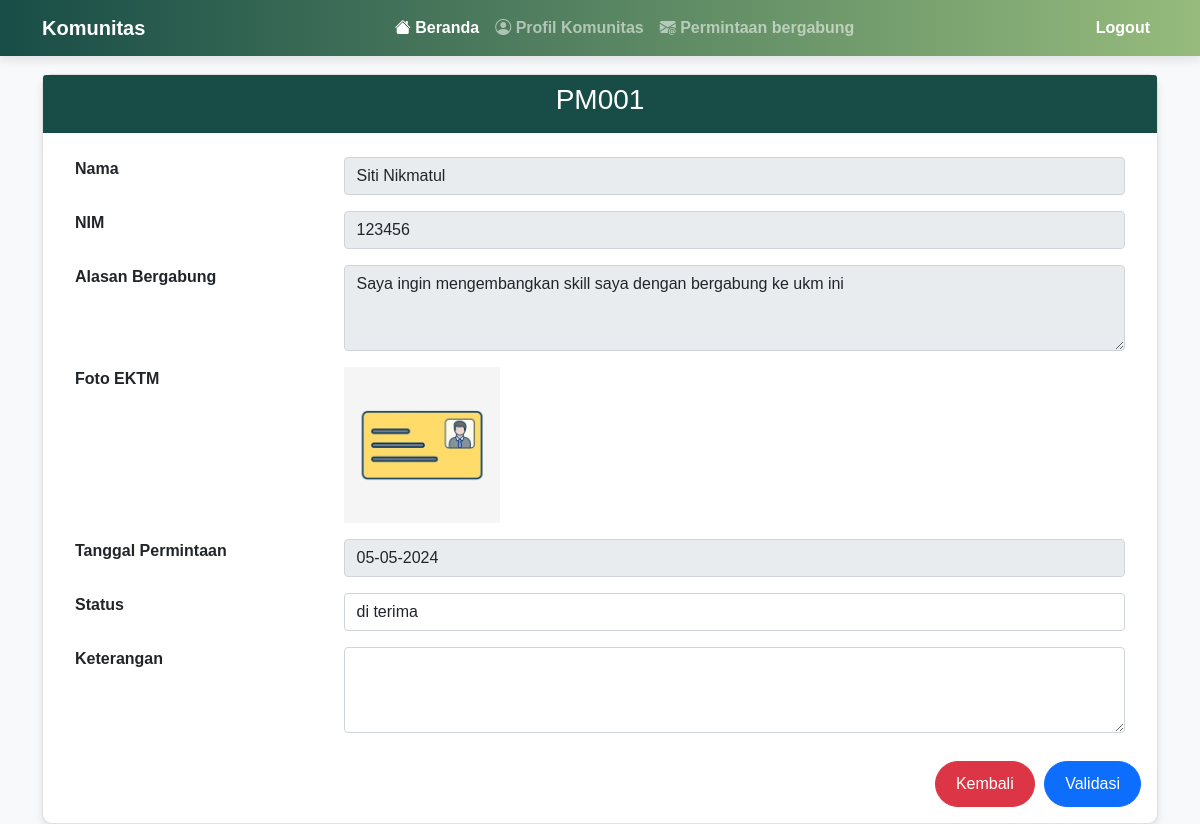
Page /validasi.php?id=PM001 (signed in) on the committed database.
### tables this page shows
CREATE TABLE `permintaan` (
  `id_permintaan` varchar(5) NOT NULL,
  `id_user` varchar(5) NOT NULL,
  `id_ukm` varchar(5) NOT NULL,
  `nama_user` varchar(50) NOT NULL,
  `nim` int(15) NOT NULL,
  `alasan_bergabung` text NOT NULL,
  `foto_ektm` text NOT NULL,
  `tgl_permintaan` date NOT NULL,
  `status` varchar(15) NOT NULL DEFAULT 'menunggu',
  `keterangan` text NOT NULL,
  `tgl_validasi` date NOT NULL
);

### validasi.php (the view, shortened to what this page needs)
<?php
include 'koneksi.php';
$id = isset($_GET['id']) ? mysqli_real_escape_string($koneksi, $_GET['id']) : '';
$sqlTampil = mysqli_query($koneksi, "SELECT * FROM permintaan WHERE id_permintaan= '$id'");
if(mysqli_num_rows($sqlTampil) > 0) {
    $dataTampil = mysqli_fetch_array($sqlTampil);
    $id_permintaan = $dataTampil['id_permintaan'];
    $nama_user = $dataTampil['nama_user'];
    $nim = $dataTampil['nim'];
    $alasan_bergabung = $dataTampil['alasan_bergabung'];
    $foto_ektm = $dataTampil['foto_ektm'];
    $tgl_permintaan = date('d-m-Y', strtotime($dataTampil['tgl_permintaan']));
}
?>
<!DOCTYPE html>
<html lang="en">
<head>
    <link rel="stylesheet" href="https://stackpath.bootstrapcdn.com/bootstrap/4.5.2/css/bootstrap.min.css">
    <?php include 'navbarukm.php' ?>
    <br>
</head>
<body>
    <div class="container">
        <div class="card">
            <div class="card-header">
                <h3 class="card-title"><?php echo $id_permintaan; ?></h3>
            </div>
            <div class="card-body">
                <form action="" method="post" id="formvalidasi">
                    <ul class="list-group list-group-flush">
                        <li class="list-group-item">
                            <div class="row">
                                <div class="col-md-3"><b>Nama</b></div>
                                <div class="col-md-9"><input type="text" class="form-control" readonly value="<?php echo $nama_user; ?>"></div>
                            </div>
                        </li>
                        <li class="list-group-item">
                            <div class="row">
                                <div class="col-md-3"><b>NIM</b></div>
                                <div class="col-md-9"><input type="text" class="form-control" readonly value="<?php echo $nim; ?>"></div>
                            </div>
                        </li>
                        <li class="list-group-item">
                            <div class="row">
                                <div class="col-md-3"><b>Alasan Bergabung</b></div>
                                <div class="col-md-9"><textarea class="form-control" rows="3" readonly><?php echo $alasan_bergabung; ?></textarea>
                            </div>
                        </li>
                        <li class="list-group-item">
                            <div class="row">
                                <div class="col-md-3"><b>Foto EKTM</b></div>
                                <div class="col-md-9"><img src="file/<?php echo $foto_ektm; ?>" style="max-width: 20%; height: auto;" alt="Foto EKTM"></div>
                            </div>
                        </li>
                        <li class="list-group-item">
                            <div class="row">
                                <div class="col-md-3"><b>Tanggal Permintaan</b></div>
                                <div class="col-md-9"><input type="text" class="form-control" readonly value="<?php echo $tgl_permintaan; ?>"></div>
                            </div>
                        </li>
                        <li class="list-group-item">
                            <div class="row">
                                <div class="col-md-3"><b>Status</b></div>
                                <div class="col-md-9">
                                    <select class="form-control" name="status">
                                        <option value="di terima" <?php if($dataTampil['status'] == 'di terima') echo 'selected'; ?>>di terima</option>
                                    </select>
                                </div>
                            </div>
                        </li>
                        <li class="list-group-item">
                            <div class="row">
                                <div class="col-md-3"><b>Keterangan</b></div>
                                <div class="col-md-9"><textarea class="form-control" name="keterangan" id="keterangan" rows="3"></textarea></div>
                            </div>
                        </li>
                    </ul>
                    <div id="pesan-sekarang" class="text-right">
                        <a href="permintaanmasuk.php" class="btn btn-danger">Kembali</a>
                        <button type="submit" class="btn btn-primary" name="ubah" onclick="return confirm('Apakah Anda yakin ingin menyimpan perubahan ini?')">Validasi</button>
                    </div>
                </form>
            </div>
        </div>
    </div>
</body>
</html>

### validasi.php (style rules this page uses)
body { background-color: #f8f9fa; font-family: Arial, sans-serif; color: #333; margin: 0; padding: 0; }
.container { margin-top: 50px; }
.card { border-radius: 10px; box-shadow: 0 4px 8px rgba(0, 0, 0, 0.1); }
.card-header { background-color: #184D47; color: #fff; border-bottom: none; border-top-left-radius: 10px; border-top-right-radius: 10px; }
.card-body { background-color: #fff; border-bottom-left-radius: 10px; border-bottom-right-radius: 10px; }
.card-title { text-align: center; }
.list-group-item { border: none; }
#pesan-sekarang { text-align: center; margin-top: 20px; }
#pesan-sekarang .btn { border-radius: 30px; font-size: 16px; padding: 10px 20px; margin-left: 5px; }

### rows in the picture
permintaan: id_permintaan "PM001", nama_user "Siti Nikmatul", nim "123456", alasan_bergabung "Saya ingin mengembangkan skill saya dengan bergabung ke ukm ini", foto_ektm (picture), tgl_permintaan "05-05-2024"
